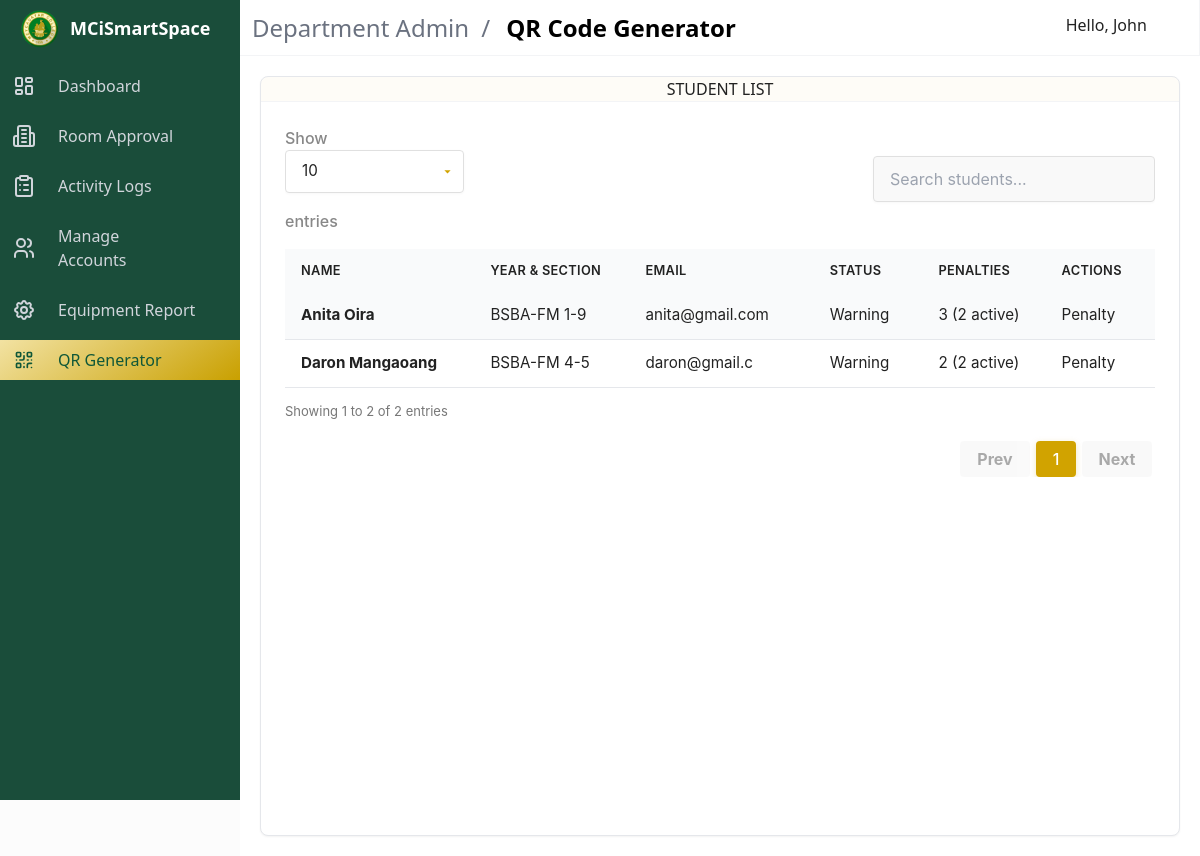
The app's page /department-admin/penalty.php (signed in) with its own data.
### tables this page shows
CREATE TABLE `student` (
  `StudentID` int(11) NOT NULL,
  `FirstName` varchar(50) NOT NULL,
  `LastName` varchar(50) NOT NULL,
  `Department` varchar(50) NOT NULL,
  `Program` varchar(50) NOT NULL,
  `YearSection` varchar(50) NOT NULL,
  `Email` varchar(50) NOT NULL,
  `Password` varchar(255) NOT NULL,
  `AdminID` int(11) NOT NULL,
  `RoleID` int(11) NOT NULL DEFAULT 4,
  `PenaltyExpiresAt` timestamp NULL DEFAULT NULL,
  `PenaltyStatus` enum('none','warning','banned') DEFAULT 'none'
);

### department-admin/penalty.php (the view, shortened to what this page needs)
<?php
$conn = db();
$adminDepartment = $_SESSION['department'] ?? '';
$students = [];
if (!empty($adminDepartment)) {
    $stmt = $conn->prepare("SELECT StudentID, FirstName, LastName, YearSection, Email, PenaltyStatus FROM student WHERE Department = ? ORDER BY StudentID ASC");
    $stmt->bind_param("s", $adminDepartment);
    $stmt->execute();
    $result = $stmt->get_result();
    while ($row = $result->fetch_assoc()) {
        $students[] = $row;
    }
}
$penalties = [];
if (!empty($students)) {
    $studentIds = array_column($students, 'StudentID');
    $in = str_repeat('?,', count($studentIds) - 1) . '?';
    $types = str_repeat('i', count($studentIds));
    $sql = "SELECT student_id, type, reason, issued_at, expires_at FROM penalty WHERE student_id IN ($in) ORDER BY issued_at DESC";
    $stmt = $conn->prepare($sql);
    $stmt->bind_param($types, ...$studentIds);
    $stmt->execute();
    $result = $stmt->get_result();
    while ($row = $result->fetch_assoc()) {
        $penalties[$row['student_id']][] = $row;
    }
}
?>
<!DOCTYPE html>
<html lang="en">
<head>
    <link rel="stylesheet" href="https://cdn.materialdesignicons.com/4.9.95/css/materialdesignicons.min.css">
    <link rel="stylesheet" href="../public/css/admin_styles/main.css">
    <link rel="stylesheet" href="../public/css/admin_styles/main_2.css">
    <link rel="stylesheet" href="../public/css/admin_styles/style-all.css">
    <link rel="stylesheet" href="../public/css/admin_styles/form_2.css">
    <link rel="stylesheet" href="../public/css/admin_styles/penalty.css">
    <link rel="stylesheet" href="../public/css/admin_styles/datatables.css">
</head>
<body>
    <div id="app">
        <nav id="navbar-main" class="navbar is-fixed-top">
            <div class="navbar-brand">
                <div class="navbar-item">
                    <section class="is-title-bar">
                        <div class="flex flex-col md:flex-row items-center justify-between space-y-6 md:space-y-0">
                            <ul>
                                <li>Department Admin</li>
                                <li>QR Code Generator</li>
                            </ul>
                        </div>
                    </section>
                </div>
            </div>
            <div class="navbar-menu" id="navbar-menu">
                <div class="navbar-end">
                    <div class="navbar-item dropdown has-divider">
                        <a class="navbar-link">
                            <span>Hello, <?php echo $_SESSION['name']; ?></span>
                            <span class="icon">
                            </span>
                        </a>
                    </div>
                </div>
            </div>
        </nav>
        <aside class="aside is-placed-left is-expanded">
            <div class="aside-tools">
                <div class="logo">
                    <a href="#"><img class="meyclogo" src="../public/assets/logo.webp" alt="logo"></a>
                    <p>MCiSmartSpace</p>
                </div>
            </div>
            <div class="menu is-menu-main">
                <ul class="menu-list">
                    <li>
                        <a href="dept-admin.php">
                            <span class="icon"> </span>
                            <span>Dashboard</span>
                        </a>
                    </li>
                </ul>
                <ul class="menu-list">
                    <li>
                        <a href="dept_room_approval.php">
                            <span class="icon">
                            </span>
                            <span>Room Approval</span>
                        </a>
                    </li>
                     <li>
                        <a href="dept_room_activity_logs.php">
                            <span class="icon">
                            </span>
                            <span>Activity Logs</span>
                        </a>
                    </li>
                    <li>
                        <a class="dropdown" onclick="toggleIcon(this)">
                            <span class="icon"></span>
                            <span class="#">Manage Accounts</span>
                            <span class="icon toggle-icon"><i class="mdi mdi-plus"></i></span>
                        </a>
                    </li>
                    <li>
                        <a href="dept_equipment_report.php">
                            <span class="icon"></span>
                            <span>Equipment Report</span>
                        </a>
                    </li>
                    <li class="active">
                        <a href="#S">
                            <span class="icon"></span>
                            <span>QR Generator</span>
                        </a>
                    </li>
                </ul>
            </div>
        </aside>
        <div class="main-container">
            <div class="card">
                <header class="card-header">
                    <h2>STUDENT LIST</h2>
                </header>
                <div class="card-content">
                    <div class="table-container">
                        <table id="studentTable" class="table table-striped table-bordered">
                            <thead>
                                <tr>
                                    <th>NAME</th>
                                    <th>YEAR &amp; SECTION</th>
                                    <th>EMAIL</th>
                                    <th>STATUS</th>
                                    <th>PENALTIES</th>
                                    <th>ACTIONS</th>
                                </tr>
                            </thead>
                            <tbody>
                            <?php foreach ($students as $student): ?>
                                <?php
                                    $sid = $student['StudentID'];
                                    $status = $student['PenaltyStatus'];
                                    $penaltyCount = isset($penalties[$sid]) ? count($penalties[$sid]) : 0;
                                    $activeWarnings = isset($penalties[$sid]) ? count(array_filter($penalties[$sid], function($p){ return $p['type']==='warning' && (is_null($p['expires_at']) || strtotime($p['expires_at'])>time()); })) : 0;
                                    $statusLabel = $status==='active' ? '<span class="status-active">Active</span>' : ($status==='warning' ? '<span class="status-warning">Warning</span>' : ($status==='banned' ? '<span class="status-banned">Perm. Banned</span>' : '<span class="status-active">Active</span>'));
                                    $fullName = htmlspecialchars($student['FirstName']) . ' ' . htmlspecialchars($student['LastName']);
                                ?>
                                <tr>
                                    <td><strong><?= $fullName ?></strong></td>
                                    <td><?= htmlspecialchars($student['YearSection']) ?></td>
                                    <td><?= htmlspecialchars($student['Email']) ?></td>
                                    <td><?= $statusLabel ?></td>
                                    <td><?= $penaltyCount ?><?= $activeWarnings ? " (<span class='active-warnings'>{$activeWarnings} active</span>)" : '' ?></td>
                                    <td>
                                        <button class="btn-penalty btn btn-warning" onclick="openPenaltyModal(<?= $sid ?>, '<?= $fullName ?>', '<?= htmlspecialchars($student['Email']) ?>', <?= $activeWarnings ?>)"><i class="mdi mdi-alert"></i> Penalty</button>
                                    </td>
                                </tr>
                            <?php endforeach; ?>
                            </tbody>
                        </table>
                    </div>
                </div>
            </div>
</body>
</html>

### public/css/admin_styles/style-all.css (style rules this page uses)
.logo { display: flex; align-items: center; }
.meyclogo { width: 40px; height: auto; margin-right: 10px; }
.aside-tools { background: #1A4D3A; padding: 20px; }
.aside-tools .logo { display: flex; align-items: center; justify-content: flex-start; position: relative; }
.aside-tools .logo img { width: 40px; margin-right: 10px; }
.aside-tools .logo p { font-size: 18px; font-weight: bold; margin: 0; color: white; }
.menu-list { list-style: none; padding-left: 0; }
.menu-list li { margin: 10px 0; }
.menu-list a { display: flex; align-items: center; text-decoration: none; color: white; }
.menu-list .icon { margin-right: 10px; }
.menu-list li.active>a { background: linear-gradient(145deg, #f2e2a2, #C9A000) !important; color: #105738; font-size: 16px; transition: background 0.3s ease, font-size 0.3s ease; }

### public/css/admin_styles/form_2.css (style rules this page uses)
:root { --primary: #d1a300; --primary-dark: #9e8700; --primary-light: rgba(209, 163, 0, 0.1); --text-dark: #222; --text-light: #666; --white: #fff; --gray-50: #f9fafb; --gray-100: #f3f4f6; --gray-200: #e5e7eb; --shadow-sm: 0 1px 2px rgba(0, 0, 0, 0.05); --shadow-md: 0 4px 6px rgba(0, 0, 0, 0.1); --shadow-lg: 0 10px 15px -3px rgba(0, 0, 0, 0.1); --radius-sm: 0.375rem; --radius-md: 0.5rem; --radius-lg: 0.75rem; --spacing-xs: 0.5rem; --spacing-sm: 0.75rem; --spacing-md: 1rem; --spacing-lg: 1.5rem; --transition: all 0.2s ease; --font-sans: system-ui, -apple-system, BlinkMacSystemFont, 'Segoe UI', Roboto, sans-serif; }
body { font-family: var(--font-sans); color: var(--text-dark); background-color: #fcfcfc; line-height: 1.5; }
.main-container { width: 100%; background-color: white; height: 100vh; display: flex; flex-direction: column; padding: 20px; }
.table-container { flex: 1; overflow-y: auto; padding: 0; background-color: f9fafb; }
.card { border-radius: var(--radius-md); box-shadow: var(--shadow-sm); height: 100%; border: 1px solid var(--gray-200); }
.card-header { display: flex; justify-content: center; align-items: center; padding: var(--spacing-md) 0; margin-bottom: 0; border-bottom: 1px solid var(--gray-100); background-color: rgba(209, 163, 0, 0.03); }
.table { width: 100%; border-collapse: separate; border-spacing: 0; }
.table th, .table td { padding: var(--spacing-sm) var(--spacing-md); text-align: left; border-bottom: 1px solid var(--gray-200); font-size: 0.95rem; }
.table th { background-color: var(--gray-50); font-weight: 600; letter-spacing: 0.3px; color: var(--text-dark); text-transform: uppercase; font-size: 0.8rem; position: sticky; top: 0; z-index: 10; }
.table td { display: flex; justify-content: space-between; padding-top: var(--spacing-sm); padding-bottom: var(--spacing-sm); padding-left: var(--spacing-md); padding-right: var(--spacing-md); }
@media (min-width: 1024px) { .table tr:nth-child(odd) td { background-color: var(--gray-50); } }
@media (min-width: 1024px) { .table td { display: table-cell; border-bottom: 1px solid var(--gray-200); padding: var(--spacing-sm) var(--spacing-md); text-align: left; vertical-align: middle; transition: var(--transition); } }

### public/css/admin_styles/datatables.css (style rules this page uses)
.table-container { width: 100%; }
.card { max-width: 100%; overflow: hidden; }
table.dataTable thead th, table.dataTable thead td { border: none; }
.card-header { padding-block: 0; }
.card-content { padding: 1.5rem; }

### records on screen
student: fullName "Anita Oira", YearSection "BSBA-FM 1-9", Email "anita@gmail.com", PenaltyStatus "Warning", StudentID "3", activeWarnings "2"
student: fullName "Daron Mangaoang", YearSection "BSBA-FM 4-5", Email "daron@gmail.c", PenaltyStatus "Warning", StudentID "2", activeWarnings "2"

### other values on screen
$_SESSION['name'] "John"
